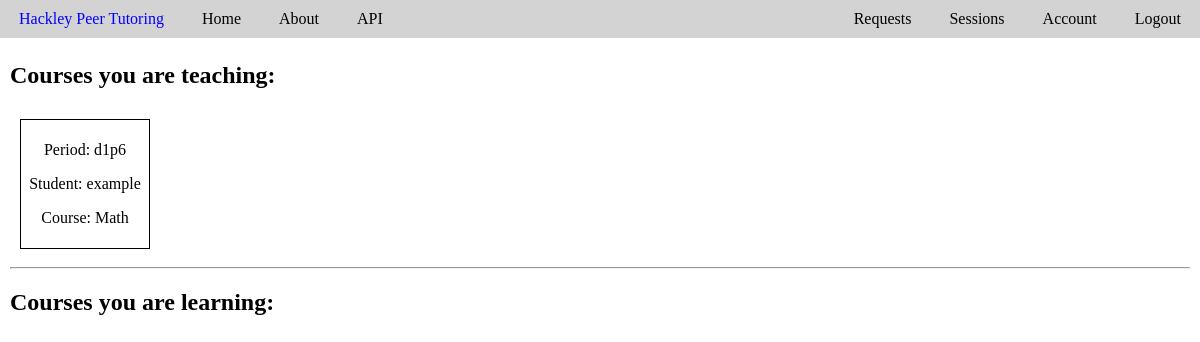
Page /sessions (signed in) on the committed database.
### PeerTutor/models.py (models this page shows, shortened)
class Match(db.Model):
    __tablename__ = 'match'
    id = db.Column(db.Integer, primary_key=True)
    tutor_id = db.Column(db.Integer, nullable=False)
    tutee_id = db.Column(db.Integer, nullable=False)
    course_id = db.Column(db.Integer, nullable=False)
    period = db.Column('period', db.String, nullable=False)

class User(db.Model, UserMixin):
    __tablename__ = 'user'
    id = db.Column(db.Integer, primary_key=True)
    username = db.Column(db.String(20), unique=True, nullable=False)
    email = db.Column(db.String(120), unique=True, nullable=False)
    password = db.Column(db.String(60), nullable=False)
    permission = db.Column(db.Integer, default='1')
    grade = db.Column(db.Integer, nullable=False)
    date_joined = db.Column(db.DateTime, nullable=False, default=datetime.utcnow)
    gradeLevels = db.Column(db.String(20), default="8,9,10,11,12") #8 means all middle school
    schedule = db.relationship('Schedule', backref='user', lazy=True)
    requests = db.relationship('CourseRequest', backref='user', lazy=True)

class Course(db.Model):
    __tablename__ = 'course'
    id = db.Column(db.Integer, primary_key=True)
    name = db.Column(db.String(20), unique=True, nullable=False)
    description = db.Column(db.Text, nullable=False)

### PeerTutor/tutoring/routes.py (the view)
@login_required
@tutor_functions.route('/sessions', methods=['GET'])
def sessions():
    teacherMatches = Match.query.filter_by(tutor_id=current_user.id).all()
    studentMatches = Match.query.filter_by(tutee_id=current_user.id).all()
    return render_template('sessions.html', teacherMatches=teacherMatches, studentMatches=studentMatches, queryUser=queryUser, queryCourse=queryCourse)

### PeerTutor/models.py (called while the page is built)
@login_manager.user_loader
def load_user(user_id):
   return User.query.get(int(user_id))

### PeerTutor/tutoring/utils.py (called while the page is built)
def queryUser(id):
    return User.query.get(id)

def queryCourse(id):
    return Course.query.get(id)

### PeerTutor/templates/sessions.html (shortened to what this page needs)
{% extends 'base.html' %}
{% block content %}
    <h2> Courses you are teaching: </h2>
    {% for match in teacherMatches %}
        <div class="match-container">
            <p> Period: {{ match.period }} </p>
            <p> Student: {{ queryUser(match.tutor_id).username }} </p>
            <p> Course: {{ queryCourse(match.course_id).name }} </p>
        </div>
    {% endfor %}
    <hr>
    <h2> Courses you are learning: </h2>
{% endblock %}

### PeerTutor/static/main.css (style rules this page uses)
body { margin: 0px; }
.match-container { border: 1px solid black; padding: 5px; width: 10%; display: inline-block; margin: 10px; text-align: center; }

### rows in the picture
Match: period "d1p6"
User: username "example"
Course: name "Math"
